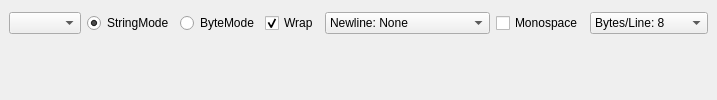
<?xml version="1.0" encoding="UTF-8"?>
<ui version="4.0">
 <class>TextViewPanel</class>
 <widget class="QWidget" name="TextViewPanel">
  <layout class="QVBoxLayout" name="textViewPanelLayout">
   <property name="leftMargin">
    <number>0</number>
   </property>
   <property name="topMargin">
    <number>0</number>
   </property>
   <property name="rightMargin">
    <number>0</number>
   </property>
   <property name="bottomMargin">
    <number>0</number>
   </property>
   <item>
    <widget class="QWidget" name="textModeRowWidget" native="true">
     <layout class="QHBoxLayout" name="textModeRowLayout">
      <item>
       <widget class="QComboBox" name="textModeCombo"/>
      </item>
      <item>
       <widget class="QRadioButton" name="stringModeRadioButton">
        <property name="text">
         <string>StringMode</string>
        </property>
        <property name="checked">
         <bool>true</bool>
        </property>
       </widget>
      </item>
      <item>
       <widget class="QRadioButton" name="byteModeRadioButton">
        <property name="text">
         <string>ByteMode</string>
        </property>
       </widget>
      </item>
      <item>
       <widget class="QCheckBox" name="wrapModeCheckBox">
        <property name="text">
         <string>Wrap</string>
        </property>
        <property name="checked">
         <bool>true</bool>
        </property>
       </widget>
      </item>
      <item>
       <widget class="QComboBox" name="newlineModeComboBox">
        <item>
         <property name="text">
          <string>Newline: None</string>
         </property>
        </item>
        <item>
         <property name="text">
          <string>Newline: NL</string>
         </property>
        </item>
        <item>
         <property name="text">
          <string>Newline: CRLF</string>
         </property>
        </item>
        <item>
         <property name="text">
          <string>Newline: NULL</string>
         </property>
        </item>
        <item>
         <property name="text">
          <string>Newline: NL | CR | NULL</string>
         </property>
        </item>
       </widget>
      </item>
      <item>
       <widget class="QCheckBox" name="monospaceCheckBox">
        <property name="text">
         <string>Monospace</string>
        </property>
       </widget>
      </item>
      <item>
       <widget class="QComboBox" name="bytesPerLineComboBox">
        <item>
         <property name="text">
          <string>Bytes/Line: 8</string>
         </property>
        </item>
        <item>
         <property name="text">
          <string>Bytes/Line: 16</string>
         </property>
        </item>
        <item>
         <property name="text">
          <string>Bytes/Line: 32</string>
         </property>
        </item>
        <item>
         <property name="text">
          <string>Bytes/Line: 64</string>
         </property>
        </item>
        <item>
         <property name="text">
          <string>Bytes/Line: Auto</string>
         </property>
        </item>
       </widget>
      </item>
     </layout>
    </widget>
   </item>
   <item>
    <widget class="QWidget" name="textViewContainer" native="true"/>
   </item>
  </layout>
 </widget>
 <resources/>
 <connections/>
</ui>
